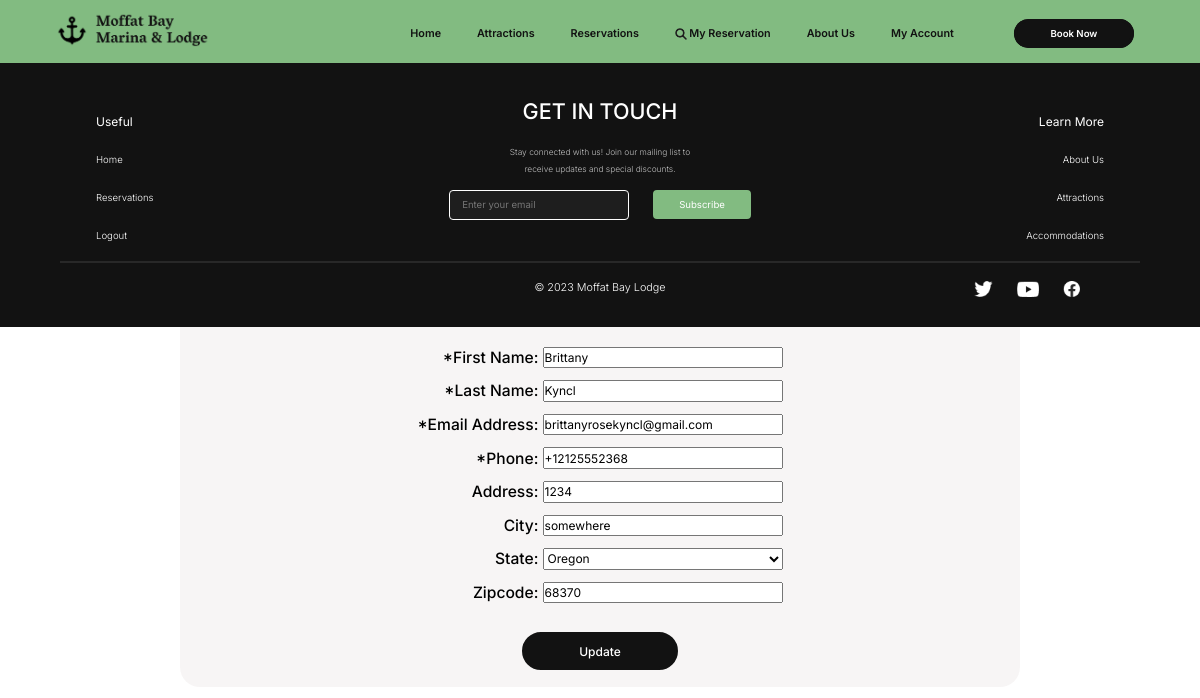
Page /profile/update_profile/ (signed in) on the committed database.
### users/models.py (models this page shows, shortened)
class CustomUser(AbstractUser):
    username = None
    email = models.EmailField(_('email address'), unique=True)
    first_name = models.CharField(max_length=50,verbose_name="First Name", null=True, blank=True)
    last_name = models.CharField(max_length=50,verbose_name="Last Name", null=True, blank=True)
    street = models.CharField(max_length=50,verbose_name="Address", null=True, blank=True)
    city = models.CharField(max_length=50,verbose_name="City", null=True, blank=True)
    state = models.CharField(max_length=50,verbose_name="State", null=True, blank=True)
    zip = models.CharField(max_length=8,verbose_name="Zipcode", null=True, blank=True)
    phone = PhoneNumberField(verbose_name="Phone Number", blank=True, null=True)
    class Meta:
        verbose_name_plural = "User Accounts"
    USERNAME_FIELD = 'email'
    REQUIRED_FIELDS = []
    objects = CustomUserManager()

### users/views.py (the view)
# urls.py: path('profile/update_profile/', account_views.update_profie, name='update_profile'),
@login_required
def update_profie(request):
    if request.method == 'POST':
        if 'change_profile_submit' in request.POST:
            form = AccountUpdateForm(request.POST, request.FILES, instance=request.user)
            if form.is_valid():
                form.save()
                messages.success(request, f'Your account information has been updated!', extra_tags='account-feedback')
                return redirect('profile')
            else:
                messages.error(request, form.errors, extra_tags='account-feedback')
        elif 'mailform_submit' in request.POST:
            mailform = MailListForm(request.POST)
            if mailform.is_valid():
                mailform.save()
                messages.success(request, "Thank you for signing up for our mailing list!", extra_tags='mail_form')
                return redirect('update_profile')
            else:
                form = AccountUpdateForm(instance=request.user)
    else:
        form = AccountUpdateForm(instance=request.user)
    mail_form_messages = messages.get_messages(request)
    mail_form_messages = [message for message in mail_form_messages if 'mail_form' in message.tags]
    context = {
        'form' : form,
        'mailform': MailListForm,
        'title': 'Update Profile',
        'has_mailform_messages': mail_form_messages,
    }
    return render(request, 'users/update_profile.html', context)

### users/forms.py
class AccountUpdateForm(forms.ModelForm):
    email = forms.EmailField(label="Email Address", required=False)
    phone = PhoneNumberField(widget=PhoneNumberPrefixWidget(initial='US'), label="Phone Number", required=False)
    first_name = forms.CharField(label="First Name", required=False)
    last_name = forms.CharField(label="Last Name", required=False)
    state = forms.ChoiceField(choices=STATE_CHOICES, required=False)
    class Meta:
        model = CustomUser
        fields =['first_name', 'last_name', 'street', 'city', 'state', 'zip', 'phone', 'email']

### users/templates/users/update_profile.html (shortened to what this page needs)
{% extends "reservations/base.html" %}
{% load crispy_forms_tags %}
{% load static %}
{% block css %}
<link rel="stylesheet" type="text/css" href="{% static 'reservations/accounts.css' %}"/>
{% endblock %}
{% block content %}
<div class="banner">
    <div class="overlay-register">
            <div class="text-content form-register">
                <h3>Update {{user.first_name}} {{user.last_name}}'s Profile:</h3></br>
                <form method="POST">
                    <fieldset class="form-register">
                        <div class="register-grid-container">
                            <div class="register-section"><label class="register-label">*First Name:&nbsp;</label><div class="register-input">{{form.first_name}}</div></div>
                            <div class="register-section"><div class="register-label">*Last Name:&nbsp;</div><div class="register-input">{{form.last_name}}</div> </div>
                            <div class="register-section"><div class="register-label">*Email Address:&nbsp;</div><div class="register-input">{{form.email}}</div> </div>
                            <div class="register-section"><div class="register-label">*Phone:&nbsp;</div><div class="register-input">{{form.phone}}</div> </div>
                            <div class="register-section"><div class="register-label">Address:&nbsp;</div><div class="register-input">{{form.street}}</div></div>
                            <div class="register-section"><div class="register-label">City:&nbsp;</div><div class="register-input">{{form.city}}</div> </div>
                            <div class="register-section"><div class="register-label">State:&nbsp;</div><div class="register-input">{{form.state}}</div> </div>
                            <div class="register-section"><div class="register-label">Zipcode:&nbsp;</div><div class="register-input">{{form.zip}}</div> </div>
                        </div>
                    </fieldset>
                    <button class="login-button" type="submit" name="change_profile_submit">Update</button>
                </form>
                </div>
            </div>
        </div>
{% endblock content %}

### reservations/static/reservations/base.css (style rules this page uses)
* { margin: 0; padding: 0; font-family: 'Inter', sans-serif; box-sizing: border-box; }
.email-form input[type="email"] { padding: 0.5vw 1vw; border: 1px solid #fff; border-radius: 4px; outline: none; background-color: #1E1E1E; height: 2.5vw; width: 15vw; font-size: .8vw; color: #ffff; }
.text-content { text-align: center; }
.text-content h3 { font-size: 1.3vw; }
.banner { height: auto; overflow: hidden; }

### reservations/static/reservations/accounts.css (style rules this page uses)
.banner { display: flex; justify-content: center; align-items: center; }
.login-button { cursor: pointer; color: #fff; text-decoration: none; padding: .7vw 0vw; border-radius: 40px; background-color: #121212; border: .3vw solid #121212; }
.register-button, .login-button { width: 13vw; margin: 0; }
.overlay-register { display: flex; flex-direction: column; align-items: center; position: absolute; top: 12vw; width: 70%; height: auto; padding: 1vw; background-color: rgba(245, 243, 243, 0.801); border-radius: 20px; }
.form-register { display: flex; flex-direction: column; align-items: center; text-align: center; border: 0; max-width: 100%; padding-top: 5px; padding-bottom: 5px; font-weight: bold; }
.register-grid-container { display: grid; grid-template-columns: repeat(1, 1fr); gap: 1vw; margin-bottom: 2vw; text-align: right; }
.register-section { grid-column: span 1; font-weight: bold; display: flex; justify-content: flex-end; align-items: center; }
.register-input { display: flex; align-items: center; justify-content: center; }
.register-input input, #id_state, #id_old_passowrd, #id_new_passowrd1, #id_new_passowrd2 { width: 20vw; height: 1.8vw; }
.login-button { grid-column: span 2; }
.text-content .new-user, #forgot-password, #forgot-password:hover, .login-button, .register-button a, .form-control label, .bottom-links h5, .bottom-links a, .register-label, .success { font-weight: 500; font-size: 1.3vw; }
.register-input input, #id_state, #id_old_passowrd, #id_new_passowrd1, #id_new_passowrd2 { font-size: 1vw; }
.text-content h3 { font-size: 2vw; }
.login-button, .register-button a { font-size: 1vw; }

### rows in the picture
CustomUser: first_name "Brittany", last_name "Kyncl", email "brittanyrosekyncl@gmail.com", phone "+12125552368", street "1234", city "somewhere", state "Oregon", zip "68370"
